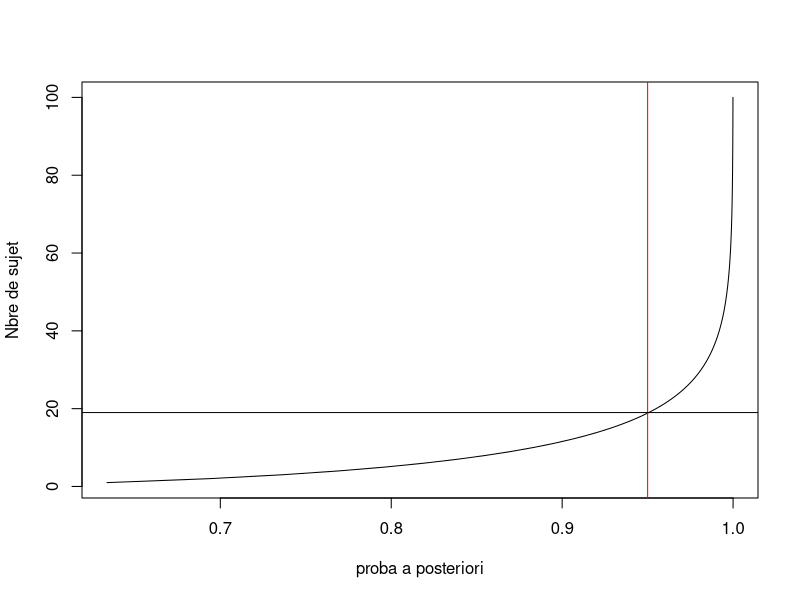
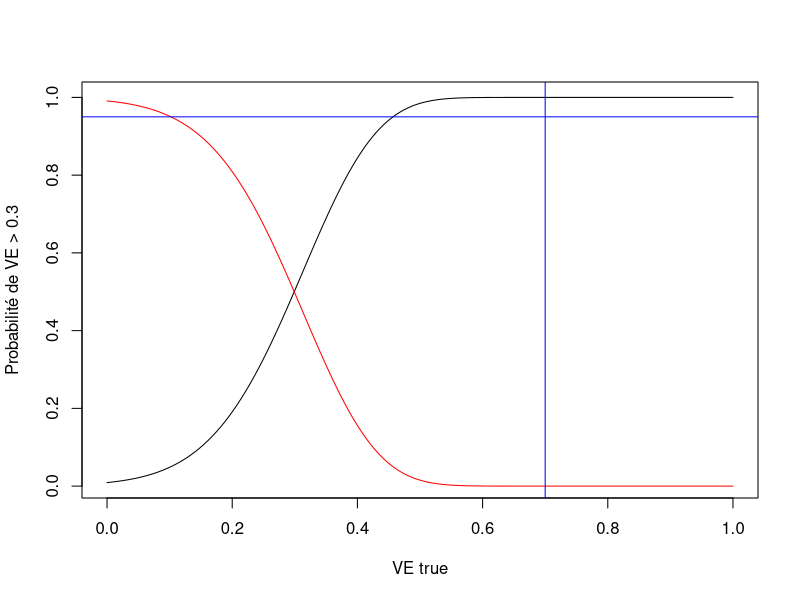
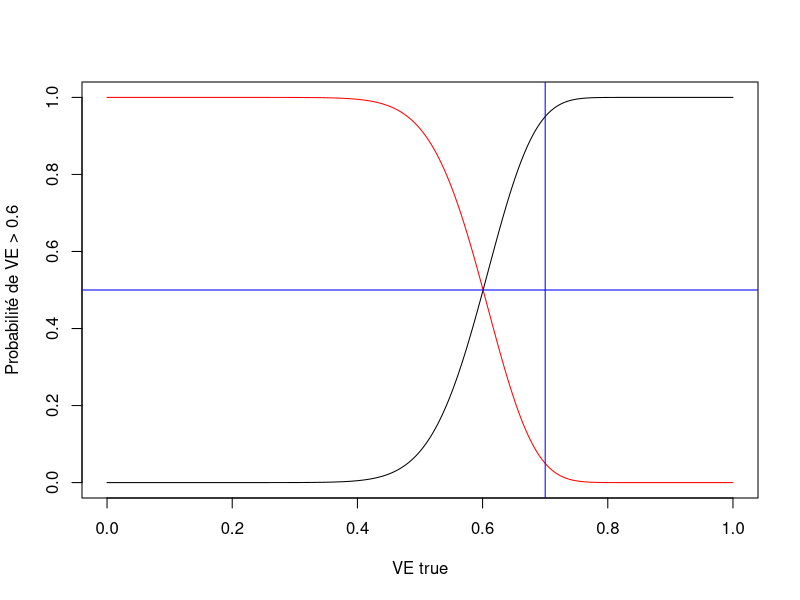
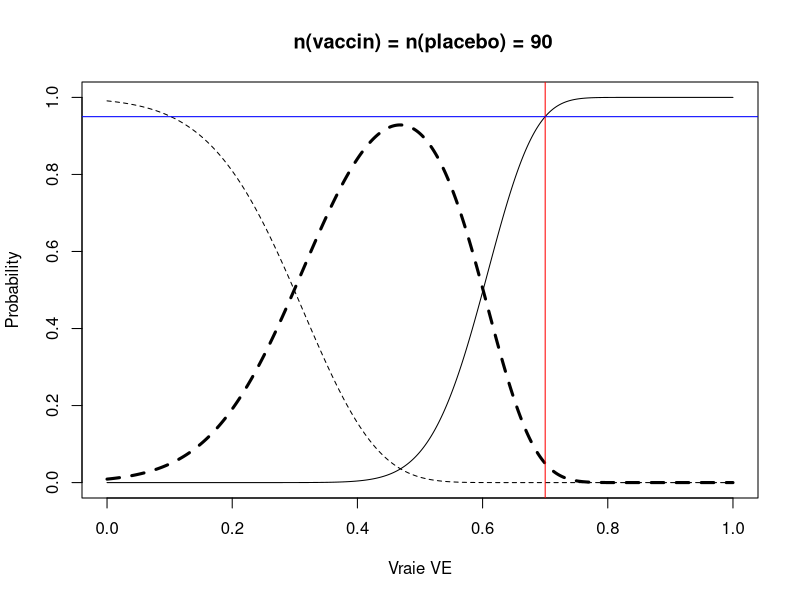

Write the R code that produced these figures, in order.
# Protocol :  
# VE = 70% ; n = 53
# 90% proba a  posteriori d'avoir VE > 0.2
# 1.7% incidence dans le placebo et 20% de pdv

# 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 = token de push github


retour_theta <- function(x){
  (x - 1)/(x - 2)
}

retour_theta(0.3)

calcul_p <- function(VE_true, n, theta_cible) { 
  
  theta_true <- (VE_true - 1)/(VE_true - 2)
  
  n_vaccin <- n * theta_true
  
  n_placebo <- n - n_vaccin
  
  p <- pbeta(q = theta_cible, shape1 = 0.700102 + n_vaccin, 1 + n - n_vaccin, lower.tail = T)
  
  return(p)
}


# 20 ; 30 ; 40


sec_n <- seq(1,100,1)
vec_sim <- sapply(seq(1,100,1), calcul_p, VE_true = 0.7, theta_cible = retour_theta(0.3))


plot(y = sec_n, x = vec_sim, "l", xlab = "proba a posteriori", ylab = "Nbre de sujet")
abline(v=0.95, col = "red")
abline(h = sec_n[which(vec_sim > 0.95)][1])

sec_n[which(vec_sim > 0.99)][1]/0.8/0.017*2
sec_n[which(vec_sim > 0.95)][1]/0.8/0.017*2
sec_n[which(vec_sim > 0.9)][1]/0.8/0.017*2
sec_n[which(vec_sim > 0.7)][1]/0.8/0.017*2
sec_n[which(vec_sim > 0.5)][1]/0.8/0.017*2







n_dbl_crit = 179

sec_ve <- seq(0,1,0.0001)


vec_sim_signif <- sapply(seq(0,1,0.0001), calcul_p, n = n_dbl_crit, theta_cible = retour_theta(0.3))

plot(x = sec_ve, y = vec_sim_signif, "l", xlab = "VE true", ylab = "Probabilité de VE > 0.3")
lines(y = 1-vec_sim_signif, x = sec_ve, "l", col = "red")
abline(v=0.7, col = "blue")
abline(h = 0.95, col = "blue")


vec_sim_relev <- sapply(seq(0,1,0.0001), calcul_p, n = n_dbl_crit, theta_cible = retour_theta(0.6))

plot(x = sec_ve, y = vec_sim_relev, "l", xlab = "VE true", ylab = "Probabilité de VE > 0.6")
lines(y = 1-vec_sim_relev, x = sec_ve, "l", col = "red")
abline(v=0.7, col = "blue")
abline(h = 0.5, col = "blue")


proba_go <- vec_sim_signif*vec_sim_relev
proba_nogo <- (1 - vec_sim_signif) * (1 - vec_sim_relev)
proba_indeter <- 1 - proba_go - proba_nogo
proba_go ; proba_nogo ; proba_indeter

plot(x = sec_ve, y = proba_go, "l", ylab = "Probability", xlab = "Vraie VE", main = " n(vaccin) = n(placebo) = 90")
lines(x = sec_ve, y = proba_nogo, "l" , lty=2, lwd=1)
lines(x = sec_ve, y = proba_indeter, "l", lty=2, lwd=3)
abline(v=0.7, col = "red")
abline(h = 0.95, col = "blue")

proba_go[which(sec_ve == 0.7)] # n = 179
